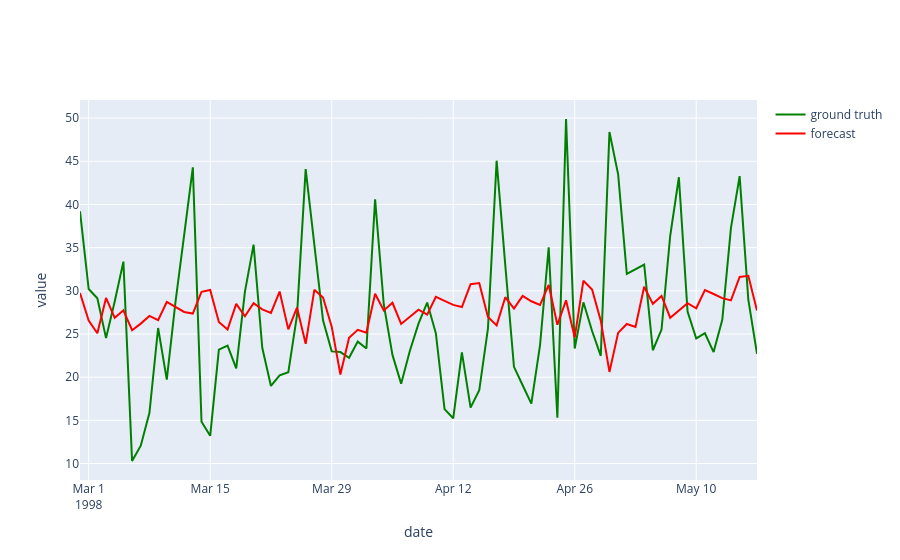

Here is the notebook cell this chart was saved with:
### Markdown cell above
#### Задание 2.4: Получение прогнозов и выводы (1 балл)

С помощью полученной модели постройте прогноз на тестовую выборку. 

Постройте график прогноза и фактических значений. Сделайте выводы о том, насколько хорошо модель предсказывает временной ряд. 

Посчитайте метрику MASE, которую мы имплементировали в начале ноутбука. Объясните, что она показывает и почему ее потенциально полезнее использовать для сравнения моделей, чем MAE или MAPE. Выводы по самому значению метрики делать не нужно.

### Code cell
series_92_test: pd.DataFrame = df_test[df_test.id == 92]
forecast = np.expm1(model.get_forecast(steps=len(series_92_test.value)).predicted_mean.values)
fig = go.Figure()
fig.add_trace(go.Scatter(x=series_92_test.date, y=series_92_test.value, name="ground truth", line={"color": "green"}))
fig.add_trace(go.Scatter(x=series_92_test.date, y=forecast, name="forecast", line={"color": "red"}))
fig.update_layout(xaxis_title="date", yaxis_title="value")
fig.show()
